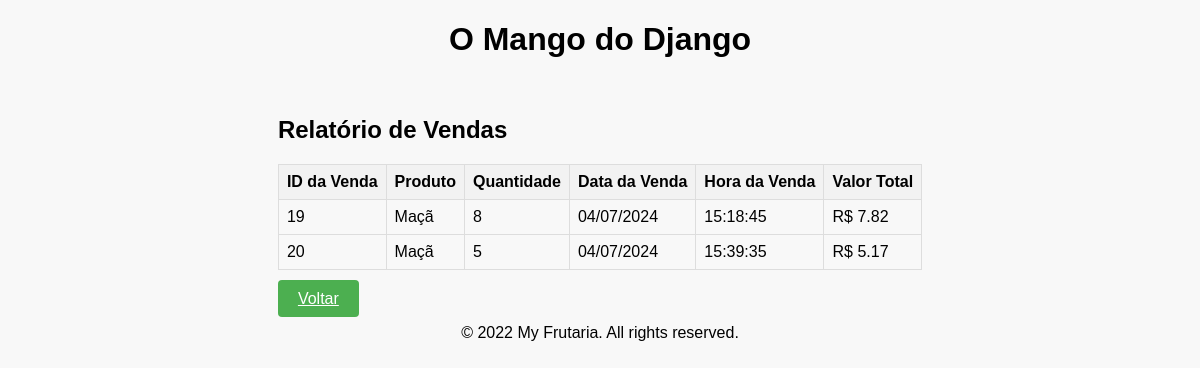
The app's page /relatorioVendedor/17/ with its own data.
### frutaria/models.py (models this page shows)
class Vendas(models.Model):
    fruta = models.ForeignKey(Fruta, on_delete=models.CASCADE)
    qtd_vendida = models.IntegerField()
    vendedor_id = models.PositiveIntegerField()
    valor_venda = models.FloatField(default=0.00)
    data_venda = models.DateTimeField(auto_now_add=True)

class Fruta(models.Model):
    nome = models.CharField(max_length=100)
    classificacao = models.CharField(max_length=100)
    fresca = models.BooleanField(default=True)
    qtd_estoque = models.IntegerField()
    preco = models.FloatField(default=0.00)

### frutaria/views.py (the view)
# urls.py: path('relatorioVendedor/<int:vendedor>/', views.relatorioVendedor, name='relatorioVendedor'),
@csrf_exempt
def relatorioVendedor(request, vendedor):
    vendas = Vendas.objects.filter(vendedor_id=vendedor)
    return render(request, 'relatorio_vendas.html', {'vendas': vendas, 'vendedor_id': vendedor})

### frutaria/templates/relatorio_vendas.html
{% extends 'base.html' %}
{% block content %}
    <h2>Relatório de Vendas</h2>
    <table class="tabela-vendas">
        <thead>
            <tr>
                <th>ID da Venda</th>
                <th>Produto</th>
                <th>Quantidade</th>
                <th>Data da Venda</th>
                <th>Hora da Venda</th>
                <th>Valor Total</th>
            </tr>
        </thead>
        <tbody>
            {% for venda in vendas %}
            <tr>
                <td>{{ venda.id }}</td>
                <td>{{ venda.fruta.nome }}</td>
                <td>{{ venda.qtd_vendida }}</td>
                <td>{{ venda.data_venda|date:"d/m/Y" }}</td>
                <td>{{ venda.data_venda|date:"H:i:s" }}</td>
                <td>R$ {{ venda.valor_venda | floatformat:2 }}</td>
            </tr>
            {% endfor %}
        </tbody>
    </table>
    <a href="{% url 'sale' vendedor_id %}" class="botao">Voltar</a>
{% endblock %}

### frutaria/static/style.css (style rules this page uses)
body { margin: 0; padding: 0; font-family: Arial, sans-serif; background-color: #f8f8f8; display: flex; flex-direction: column; justify-content: center; align-items: center; }
.login-form button, .cadastro-form button, .botao { width: 100%; padding: 10px; background-color: #333; color: #fff; border: none; border-radius: 3px; cursor: pointer; margin-bottom: 10px; margin-top: 25px; }
.botao { background-color: #4CAF50; color: white; padding: 10px 20px; border: none; border-radius: 4px; cursor: pointer; font-size: 16px; }
.tabela-vendas { width: 100%; border-collapse: collapse; margin-bottom: 20px; }
.tabela-vendas th, .tabela-vendas td { border: 1px solid #ddd; padding: 8px; text-align: left; }
.tabela-vendas th { background-color: #f2f2f2; }

### records on screen
Vendas: id "19", fruta.nome "Maçã", qtd_vendida "8", data_venda "04/07/2024", data_venda "15:18:45", valor_venda "7.82"
Vendas: id "20", fruta.nome "Maçã", qtd_vendida "5", data_venda "04/07/2024", data_venda "15:39:35", valor_venda "5.17"
